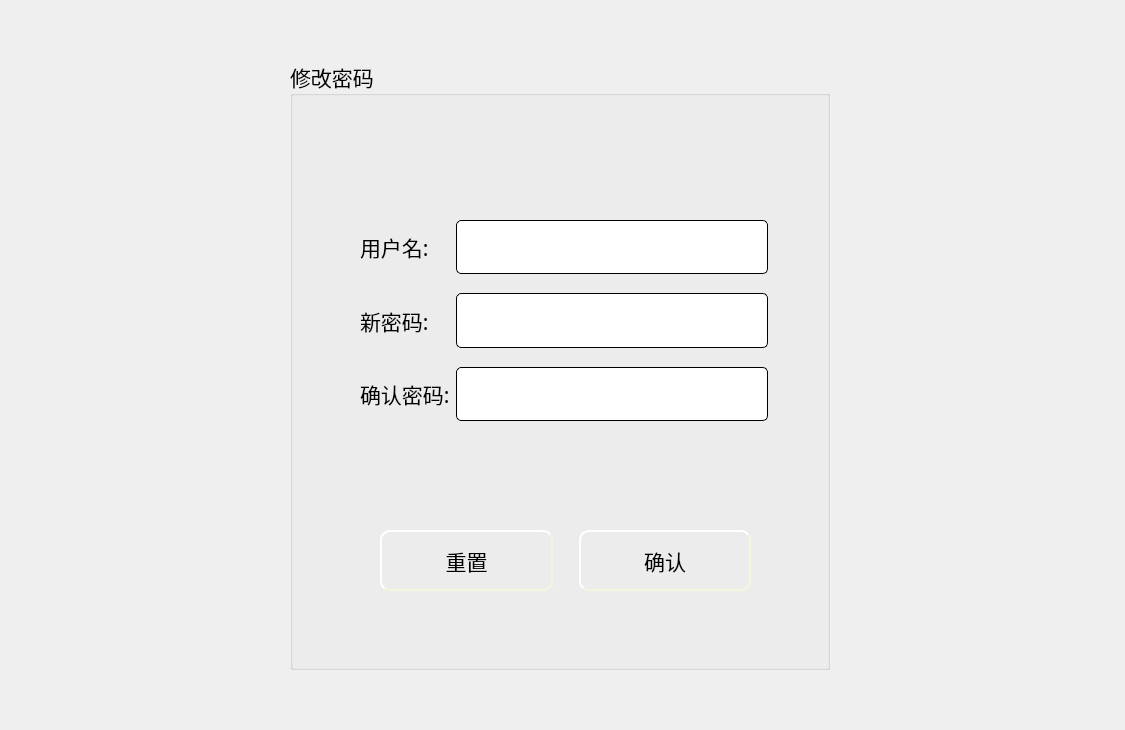
<?xml version="1.0" encoding="UTF-8"?>
<ui version="4.0">
 <class>UserWidget</class>
 <widget class="QWidget" name="UserWidget">
  <property name="geometry">
   <rect>
    <x>0</x>
    <y>0</y>
    <width>1125</width>
    <height>730</height>
   </rect>
  </property>
  <property name="windowTitle">
   <string>Form</string>
  </property>
  <widget class="QGroupBox" name="groupBox">
   <property name="geometry">
    <rect>
     <x>290</x>
     <y>60</y>
     <width>540</width>
     <height>610</height>
    </rect>
   </property>
   <property name="font">
    <font>
     <family>楷体</family>
     <pointsize>16</pointsize>
    </font>
   </property>
   <property name="title">
    <string>修改密码</string>
   </property>
   <widget class="QWidget" name="layoutWidget">
    <property name="geometry">
     <rect>
      <x>90</x>
      <y>470</y>
      <width>371</width>
      <height>61</height>
     </rect>
    </property>
    <layout class="QGridLayout" name="gridLayout_2">
     <item row="0" column="2">
      <widget class="QPushButton" name="pb_ok">
       <property name="sizePolicy">
        <sizepolicy hsizetype="Preferred" vsizetype="Preferred">
         <horstretch>0</horstretch>
         <verstretch>0</verstretch>
        </sizepolicy>
       </property>
       <property name="styleSheet">
        <string notr="true">QPushButton{
	background-image: url(:/ico/pb1.jpg);
    border-style: outset;
    border-width: 2px;
    border-radius: 10px;
    border-color: beige;
    min-width: 5em;
    padding: 6px;
}
QPushButton:hover
{
	
	background-image: url(:/ico/pb.jpg);
    border-style: inset;
}

QPushButton:pressed{
	
	background-image: url(:/ico/pb2.jpg);
    border-style: inset;
}


</string>
       </property>
       <property name="text">
        <string>确认</string>
       </property>
      </widget>
     </item>
     <item row="0" column="0">
      <widget class="QPushButton" name="pb_update">
       <property name="sizePolicy">
        <sizepolicy hsizetype="Preferred" vsizetype="Preferred">
         <horstretch>0</horstretch>
         <verstretch>0</verstretch>
        </sizepolicy>
       </property>
       <property name="styleSheet">
        <string notr="true">QPushButton{
	background-image: url(:/ico/pb1.jpg);
    border-style: outset;
    border-width: 2px;
    border-radius: 10px;
    border-color: beige;
    min-width: 5em;
    padding: 6px;
}
QPushButton:hover
{
	
	background-image: url(:/ico/pb.jpg);
    border-style: inset;
}

QPushButton:pressed{
	
	background-image: url(:/ico/pb2.jpg);
    border-style: inset;
}


</string>
       </property>
       <property name="text">
        <string>重置</string>
       </property>
      </widget>
     </item>
     <item row="0" column="1">
      <spacer name="horizontalSpacer">
       <property name="orientation">
        <enum>Qt::Horizontal</enum>
       </property>
       <property name="sizeType">
        <enum>QSizePolicy::Fixed</enum>
       </property>
       <property name="sizeHint" stdset="0">
        <size>
         <width>20</width>
         <height>20</height>
        </size>
       </property>
      </spacer>
     </item>
    </layout>
   </widget>
   <widget class="QWidget" name="layoutWidget">
    <property name="geometry">
     <rect>
      <x>70</x>
      <y>160</y>
      <width>408</width>
      <height>201</height>
     </rect>
    </property>
    <layout class="QGridLayout" name="gridLayout">
     <item row="0" column="0">
      <widget class="QLabel" name="label">
       <property name="sizePolicy">
        <sizepolicy hsizetype="Fixed" vsizetype="Preferred">
         <horstretch>0</horstretch>
         <verstretch>0</verstretch>
        </sizepolicy>
       </property>
       <property name="text">
        <string>用户名:</string>
       </property>
      </widget>
     </item>
     <item row="0" column="1">
      <widget class="QLineEdit" name="le_id">
       <property name="enabled">
        <bool>false</bool>
       </property>
       <property name="sizePolicy">
        <sizepolicy hsizetype="Preferred" vsizetype="Preferred">
         <horstretch>0</horstretch>
         <verstretch>0</verstretch>
        </sizepolicy>
       </property>
       <property name="styleSheet">
        <string notr="true">QLineEdit{
    border-style: outset;
    border-width: 1px;
    border-radius: 5px;

    min-width: 5em;
    padding: 6px;
}</string>
       </property>
      </widget>
     </item>
     <item row="1" column="1">
      <spacer name="verticalSpacer">
       <property name="orientation">
        <enum>Qt::Vertical</enum>
       </property>
       <property name="sizeType">
        <enum>QSizePolicy::Fixed</enum>
       </property>
       <property name="sizeHint" stdset="0">
        <size>
         <width>20</width>
         <height>13</height>
        </size>
       </property>
      </spacer>
     </item>
     <item row="2" column="0">
      <widget class="QLabel" name="label_2">
       <property name="sizePolicy">
        <sizepolicy hsizetype="Fixed" vsizetype="Preferred">
         <horstretch>0</horstretch>
         <verstretch>0</verstretch>
        </sizepolicy>
       </property>
       <property name="text">
        <string>新密码:</string>
       </property>
      </widget>
     </item>
     <item row="2" column="1">
      <widget class="QLineEdit" name="le_np">
       <property name="sizePolicy">
        <sizepolicy hsizetype="Preferred" vsizetype="Preferred">
         <horstretch>0</horstretch>
         <verstretch>0</verstretch>
        </sizepolicy>
       </property>
       <property name="styleSheet">
        <string notr="true">QLineEdit{
    border-style: outset;
    border-width: 1px;
    border-radius: 5px;

    min-width: 5em;
    padding: 6px;
}</string>
       </property>
       <property name="text">
        <string/>
       </property>
       <property name="echoMode">
        <enum>QLineEdit::Password</enum>
       </property>
      </widget>
     </item>
     <item row="3" column="1">
      <spacer name="verticalSpacer_2">
       <property name="orientation">
        <enum>Qt::Vertical</enum>
       </property>
       <property name="sizeType">
        <enum>QSizePolicy::Fixed</enum>
       </property>
       <property name="sizeHint" stdset="0">
        <size>
         <width>20</width>
         <height>13</height>
        </size>
       </property>
      </spacer>
     </item>
     <item row="4" column="0">
      <widget class="QLabel" name="label_4">
       <property name="sizePolicy">
        <sizepolicy hsizetype="Fixed" vsizetype="Preferred">
         <horstretch>0</horstretch>
         <verstretch>0</verstretch>
        </sizepolicy>
       </property>
       <property name="text">
        <string>确认密码:</string>
       </property>
      </widget>
     </item>
     <item row="4" column="1">
      <widget class="QLineEdit" name="le_onp">
       <property name="sizePolicy">
        <sizepolicy hsizetype="Preferred" vsizetype="Preferred">
         <horstretch>0</horstretch>
         <verstretch>0</verstretch>
        </sizepolicy>
       </property>
       <property name="styleSheet">
        <string notr="true">QLineEdit{
    border-style: outset;
    border-width: 1px;
    border-radius: 5px;

    min-width: 5em;
    padding: 6px;
}</string>
       </property>
       <property name="echoMode">
        <enum>QLineEdit::Password</enum>
       </property>
      </widget>
     </item>
    </layout>
   </widget>
  </widget>
 </widget>
 <resources/>
 <connections/>
</ui>
